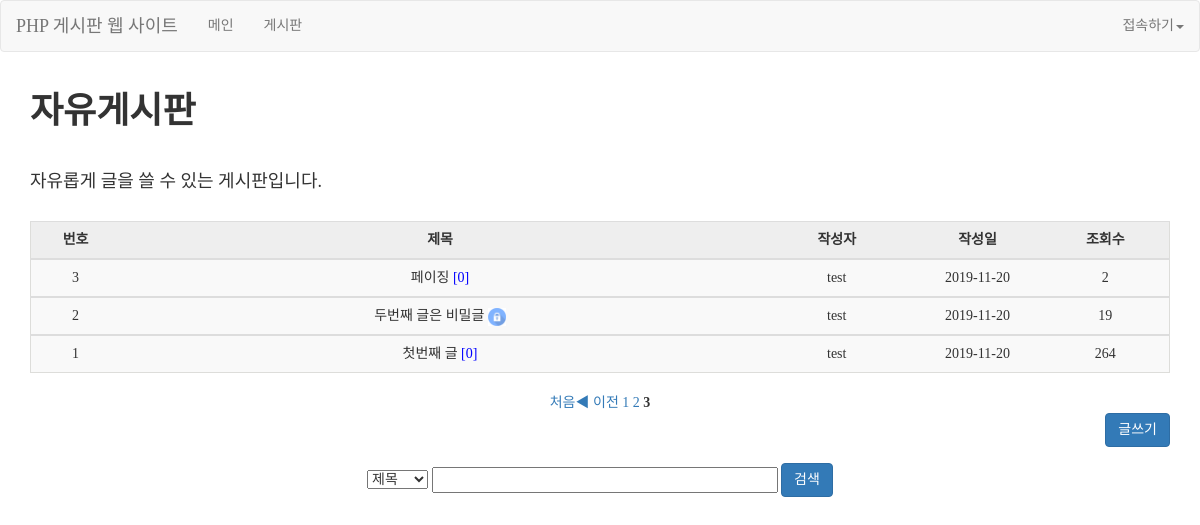
The app's page /gimal/list.php?page=3 with its own data.
### tables this page shows
CREATE TABLE `board` (
  `idx` int(11) NOT NULL,
  `name` varchar(100) NOT NULL,
  `pw` varchar(100) NOT NULL,
  `title` varchar(100) NOT NULL,
  `content` text NOT NULL,
  `date` date NOT NULL,
  `hit` int(11) NOT NULL,
  `lock_post` int(11) NOT NULL
);

### gimal/db/db_con.php (called while the page is built)
<?php
	$db_id="root";
	$db_pw="";
	$db_name="bbs";
	$db_domain="localhost";
	$db=mysqli_connect($db_domain,$db_id,$db_pw,$db_name);
	function mq($sql){
		global $db;
		return $db->query($sql);
	}
?>

### gimal/config.php (called while the page is built, shortened)
<?php
	if (isset($_SESSION["userid"])) {
		$userid = $_SESSION["userid"];
	}else{
		$userid = "";
	}if (isset($_SESSION["username"])){
		$username = $_SESSION["username"];
	}else{
		$username = "";
	}if (isset($_SESSION["role"])){
		$role = $_SESSION["role"];
	}else{
		$role = "";
	}
?>

### gimal/list.php (the view, shortened to what this page needs)
<?php
	include_once "./config.php";
	include_once "./db/db_con.php";
	if (isset($_GET["page"]))
		$page = $_GET["page"];
	else
		$page = 1;
?>
<!DOCTYPE html>
<html>
	<head>
		<?php include_once "./fragments/head.php";?>
	</head>
	<body>
		<nav class="navbar navbar-default">
			<?php include_once "./fragments/header.php";?>
		</nav>
		<div class="container">
			<div id="board_area">
			  <h1><b>자유게시판</b></h1><br>
			  <h4>자유롭게 글을 쓸 수 있는 게시판입니다.</h4><br>
			  <table class="table table-striped" style="text-align: center; border: 1px solid #ddddda">
			  	<tr>
					<th style="background-color: #eeeeee; text-align: center;">번호</th>
					<th style="background-color: #eeeeee; text-align: center;">제목</th>
					<th style="background-color: #eeeeee; text-align: center;">작성자</th>
					<th style="background-color: #eeeeee; text-align: center;">작성일</th>
					<th style="background-color: #eeeeee; text-align: center;">조회수</th>
			    </tr>
			    <?php
			    	$sql = mq("select
			    					*
			    			   from
			    					board
			    			");
			    	$total_record = mysqli_num_rows($sql);
			    	$list = 5;
			  		$block_cnt = 5;
			  		$block_num = ceil($page / $block_cnt);
			  		$block_start = (($block_num - 1) * $block_cnt) + 1;
			    	$block_end = $block_start + $block_cnt - 1;
			    	$total_page = ceil($total_record / $list);
			    	if($block_end > $total_page){
			    		$block_end = $total_page;
			    	}
			    	$page_start = ($page - 1) * $list;
			    	$sql2 = mq("select
			    					*
			    				from
			    					board
			    				order by
			    					idx desc limit $page_start, $list
			    			");
			    	while($board = $sql2->fetch_array()){
			    		$title=$board["title"];
			    		$sql3 = mq("select
			    						*
			    				    from
			    						reply
			    					where
			    						con_num='".$board['idx']."'
			    				");
			    		$rep_count = mysqli_num_rows($sql3);
			    ?>
			      <tbody>
			      	<tr>
			          <td width="70"><?=$board['idx']; ?></td>
			          <td width="500">
			          <?php
			          	$lockimg="<img src='./img/lock.png' alt='lock' title='lock' width='18' height='18'>";
			          	if($board['lock_post']=="1"){
			          ?>
			          		<span class="lock_check" style="cursor:pointer" data-action="./read.php?idx="
			          		data-check=<?=$role ?> data-idx="<?=$board['idx']?>" ><?=$title?> <?=$lockimg?></span>
			          <?php
			          	}else{
			          ?>
			          		<span class="read_check" style="cursor:pointer" data-action="./read.php?idx=<?=$board['idx']?>" ><?=$title?></span>
			          		<span style="color:blue;">[<?=$rep_count?>]</span></td>
			          <?php
			          	}
			          ?>
			          <td width="120"><?=$board['name'];?></td>
			          <td width="100"><?=$board['date'];?></td>
			          <td width="100"><?=$board['hit']; ?></td>
			        </tr>
			      </tbody>
			      <?php } ?>
			    </table>
			    <div id="page_num" style="text-align: center;">
			    	<?php
				    	if ($page <= 1){
				    	} else {
				    		echo "<a href='list.php?page=1'>처음</a>";
				    	}
				    	if ($page <= 1){
				    	} else {
				    		$pre = $page - 1;
				    		echo "<a href='list.php?page=$pre'>◀ 이전 </a>";
				    	}
				    	for($i = $block_start; $i <= $block_end; $i++){
				    		if($page == $i){
				    			echo "<b> $i </b>";
				    		} else {
				    			echo "<a href='list.php?page=$i'> $i </a>";
				    		}
				    	}
					?>
				</div>
			    <div id="write_btn">
			      <a href="write.php"><button class="btn btn-primary pull-right" >글쓰기</button></a>
			    </div>
			  <div id="search_box" style="text-align: center; padding-top: 50px;">
			  	<form action="search_result.php" method="get">
			  		<select name="category">
			  			<option value="title">제목</option>
			  		</select>
			  		<input type="text" name="search" size="40" required="required">
			  			<button class="btn btn-primary">검색</button>
			  	</form>
			  </div>
		  </div>
		</div>
	</body>
</html>

### gimal/css/custom.css (style rules this page uses)
* { font-family : "Nanum Gothic"; }
h1 { font-family : "Hanna"; }

### records on screen
board: idx "3", title "페이징", rep_count "0", name "test", date "2019-11-20", hit "2"
board: idx "2", title "두번째 글은 비밀글", lock_post 1 (drawn), name "test", date "2019-11-20", hit "19"
board: idx "1", title "첫번째 글", rep_count "0", name "test", date "2019-11-20", hit "264"
